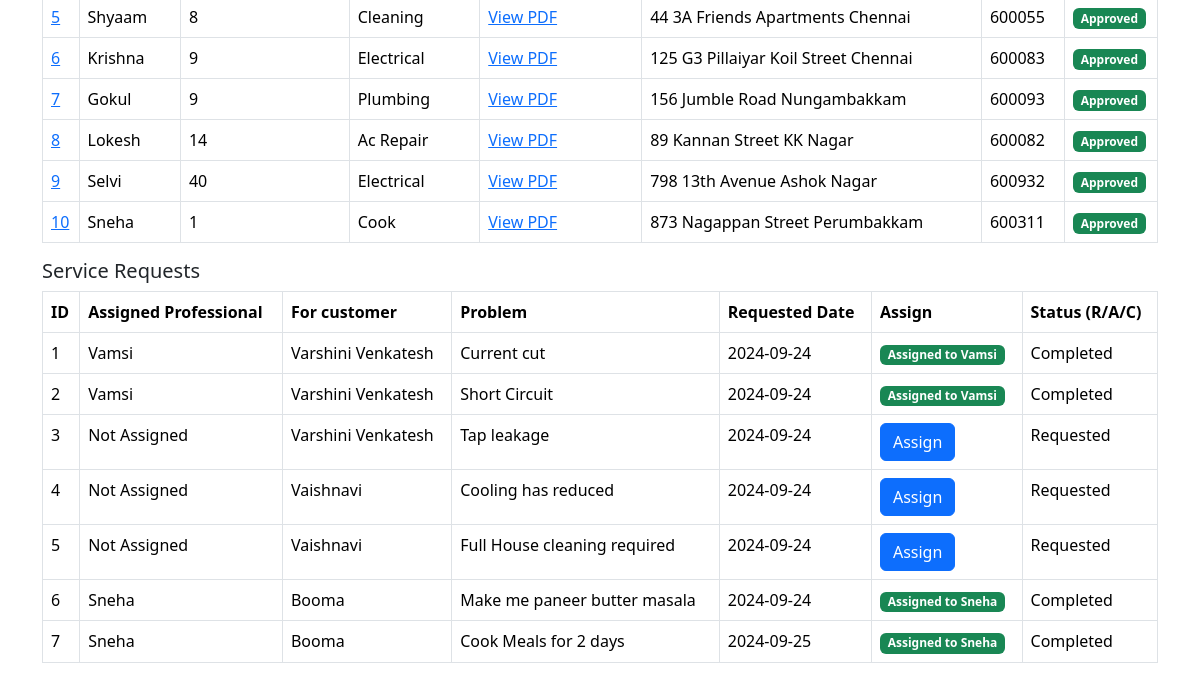
The page /admindashboard (lower part) on the database as committed earlier.
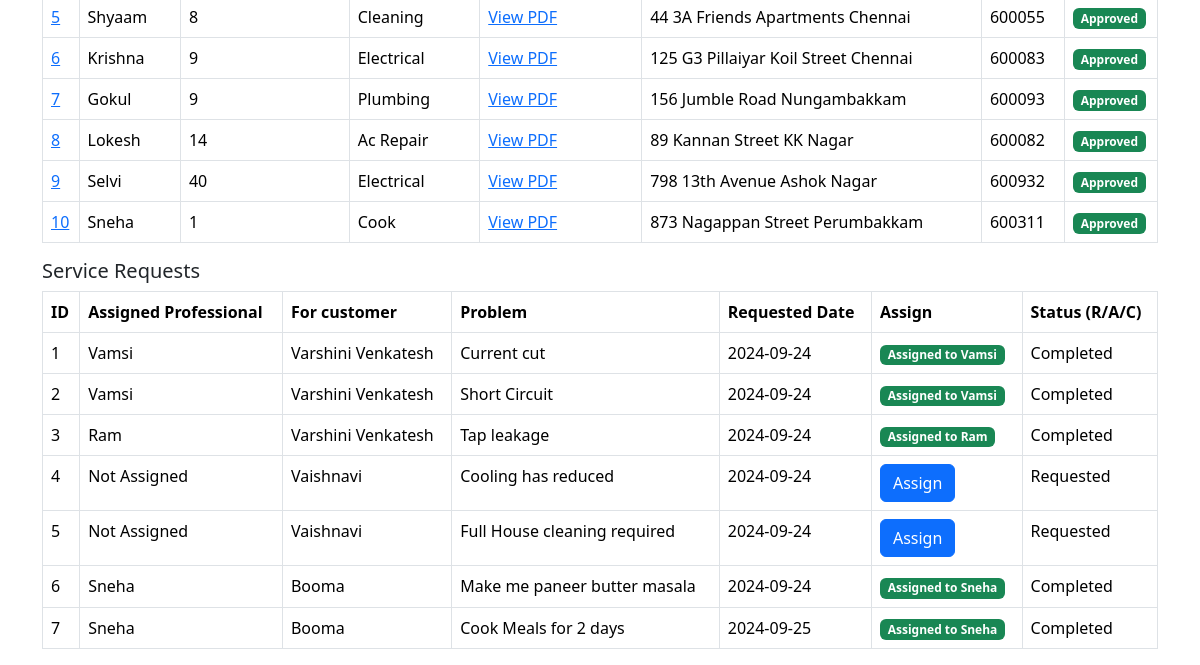
The same page on the database as committed later.
### application/models.py (models this page shows, shortened)
class ServiceProfessional(db.Model):
    __tablename__ = 'service_professionals'
    id = db.Column(db.Integer, primary_key=True)
    email = db.Column(db.String(120), unique=True, nullable=False)
    password = db.Column(db.String(120), nullable=False)
    full_name = db.Column(db.String(100), nullable=False)
    service_id = db.Column(db.Integer, db.ForeignKey('services.service_id'), nullable=False)
    experience = db.Column(db.Integer, nullable=False)
    profile_doc = db.Column(db.String(200), nullable=False)  # Path to the uploaded profile PDF
    address = db.Column(db.String(200), nullable=False)
    pincode = db.Column(db.String(10), nullable=False)
    date_created = db.Column(db.DateTime, default=date.today())
    status = db.Column(db.String(50), nullable=False)
    service = db.relationship('Service', backref='service_professionals', lazy=True)

class Service(db.Model):
    __tablename__ = 'services'
    service_id = db.Column(db.Integer, primary_key=True)
    name = db.Column(db.String(100), nullable=False)
    base_price = db.Column(db.Float, nullable=False)
    time_required = db.Column(db.String(50), nullable=False)
    descriptions = db.Column(db.Text, nullable=True)
    service_requests_list = db.relationship('ServiceRequest', backref='service', cascade='all, delete-orphan', lazy=True)

class ServiceRequest(db.Model):
    __tablename__ = 'service_requests'
    serv_req_id = db.Column(db.Integer, primary_key=True)
    service_id = db.Column(db.Integer, db.ForeignKey('services.service_id'), nullable=False)
    cust_id = db.Column(db.Integer, db.ForeignKey('customers.id'), nullable=False)
    professional_id = db.Column(db.Integer, db.ForeignKey('service_professionals.id'), nullable=True)
    date_of_req = db.Column(db.DateTime, default=date.today)
    date_of_completion = db.Column(db.DateTime, nullable=True)
    service_status = db.Column(db.String(50), nullable=False)  # requested, assigned, completed
    remarks = db.Column(db.Text, nullable=True)
    professional = db.relationship('ServiceProfessional', backref='service_requests', lazy=True)
    customer = db.relationship('Customer', backref='service_requests', lazy=True)

class Customer(db.Model):
    __tablename__ = 'customers'
    id = db.Column(db.Integer, primary_key=True)
    email = db.Column(db.String(120), unique=True, nullable=False)
    password = db.Column(db.String(120), nullable=False)
    full_name = db.Column(db.String(100), nullable=False)
    address = db.Column(db.String(200), nullable=False)
    pincode = db.Column(db.String(10), nullable=False)

### app.py (the view)
@app.route('/admindashboard', methods= ['GET'])
def admindashboard():
    if request.method == 'GET':
        services = Service.query.all()
        professionals = ServiceProfessional.query.all()
        service_requests = ServiceRequest.query.all()
        customers = Customer.query.all()
        return render_template("admindashboard.html", services = services, professionals = professionals, service_requests = service_requests, customers = customers)

### templates/admindashboard.html (shortened to what this page needs)
<!DOCTYPE html>
<html lang="en">
<head>
    <link href="https://cdn.jsdelivr.net/npm/bootstrap@5.3.3/dist/css/bootstrap.min.css" rel="stylesheet">
</head>
<body>
    <div class="container mt-4">
        <div class="row">
            <div class="col-md-12">
                <table class="table table-bordered">
                    <tbody>
                        {% for professional in professionals %}
                        <tr>
                            <td><a href="{{ url_for('viewprofessionalprofile', id=professional.id) }}">{{ professional.id }}</a></td>
                            <td>{{ professional.full_name }}</td>
                            <td>{{ professional.experience }}</td>
                            <td>{{ professional.service.name }}</td>
                            <td>
                                {% if professional.profile_doc %}
                                    {% if professional.profile_doc.endswith('.pdf') %}
                                        <a href="{{ url_for('uploaded_file', filename=professional.profile_doc) }}" target="_blank">
                                            View PDF
                                        </a>
                                    {% endif %}
                                {% else %}
                                    No Document
                                {% endif %}
                            </td>
                            <td>{{ professional.address }}</td>
                            <td>{{ professional.pincode }}</td>
                            <td>
                                <div class="btn-group" role="group" aria-label="Basic mixed styles example">
                                    {% if professional.status == 'requested' %}
                                        <form action="{{ url_for('approve_professional', id=professional.id) }}" method="POST" style="display:inline;">
                                            <button type="submit" class="btn btn-success">Approve</button>
                                        </form>
                                        <form action="{{ url_for('reject_professional', id=professional.id) }}" method="POST" style="display:inline;">
                                            <button type="submit" class="btn btn-danger">Rejected</button>
                                        </form>
                                        <form action="{{ url_for('delete_professional', id=professional.id) }}" method="POST" style="display:inline;">
                                            <button type="submit" class="btn btn-warning">Delete</button>
                                        </form>
                                    {% elif professional.status == 'accepted' %}
                                        <span class="badge bg-success">Approved</span>
                                    {% elif professional.status == 'rejected' %}
                                        <span class="badge bg-danger">Rejected</span>
                                    {% else %}
                                        <span class="badge bg-info">{{ professional.status.title() }}</span>
                                    {% endif %}
                                </div>
                            </td>
                        </tr>
                        {% else %}
                        <tr>
                            <td colspan="5">No professionals found</td>
                        </tr>
                        {% endfor %}
                    </tbody>
                </table>
            </div>
            <div class="col-md-12">
                <h5>Service Requests</h5>
                <table class="table table-bordered">
                    <thead>
                        <tr>
                            <th>ID</th>
                            <th>Assigned Professional</th>
                            <th>For customer</th>
                            <th>Problem</th>
                            <th>Requested Date</th>
                            <th>Assign</th>
                            <th>Status (R/A/C)</th>
                        </tr>
                    </thead>
                    <tbody>
                        {% for request in service_requests %}
                        <tr>
                            <td>{{ request.serv_req_id }}</td>
                            <td>{% if request.professional.status == 'accepted' %} {{ request.professional.full_name }} {% else %} Not Assigned {% endif %}</td>
                            <td>{% if request.customer %} {{ request.customer.full_name }} {% else %} Not Assigned {% endif %}</td>
                            <td>{{ request.remarks }}</td>
                            <td>{{ request.date_of_req.strftime('%Y-%m-%d') }}</td>
                            <td>
                                {% if request.professional.status == 'accepted' %}
                                    <span class="badge bg-success">Assigned to {{ request.professional.full_name }}</span>
                                {% else %}
                                    <form action="{{ url_for('assign_professional', request_id=request.serv_req_id) }}" method="POST">
                                        <button type="submit" class="btn btn-primary">Assign</button>
                                    </form>
                                {% endif %}
                            </td>
                            <td>{{ request.service_status.title() }}</td>
                        </tr>
                        {% else %}
                        <tr>
                            <td colspan="4">No service requests found</td>
                        </tr>
                        {% endfor %}
                    </tbody>
                </table>
            </div>
        </div>
    </div>
</body>
</html>

Rows that differ between the two databases and show on the page:
changed ServiceRequest "Tap leakage": professional.full_name (not shown) → "Ram"; service_status "Requested" → "Completed"; text "Not Assigned Assign" → "Assigned to"
